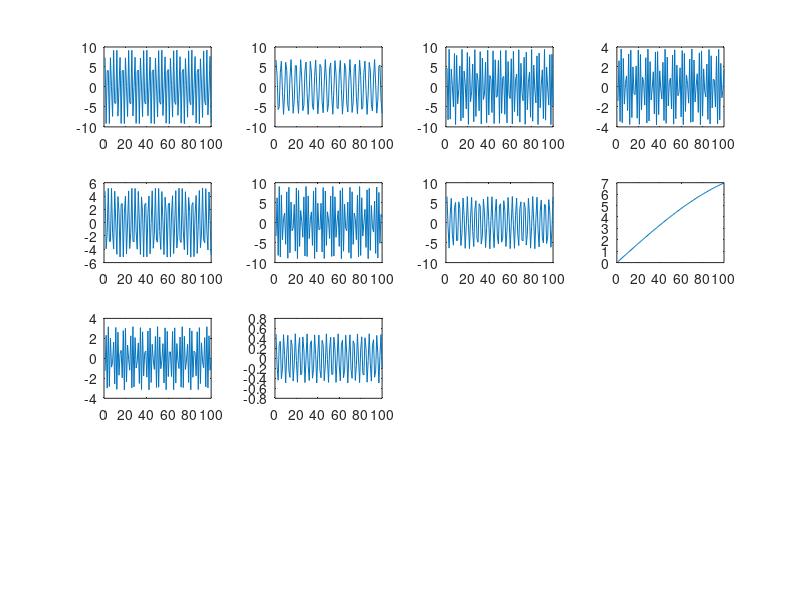
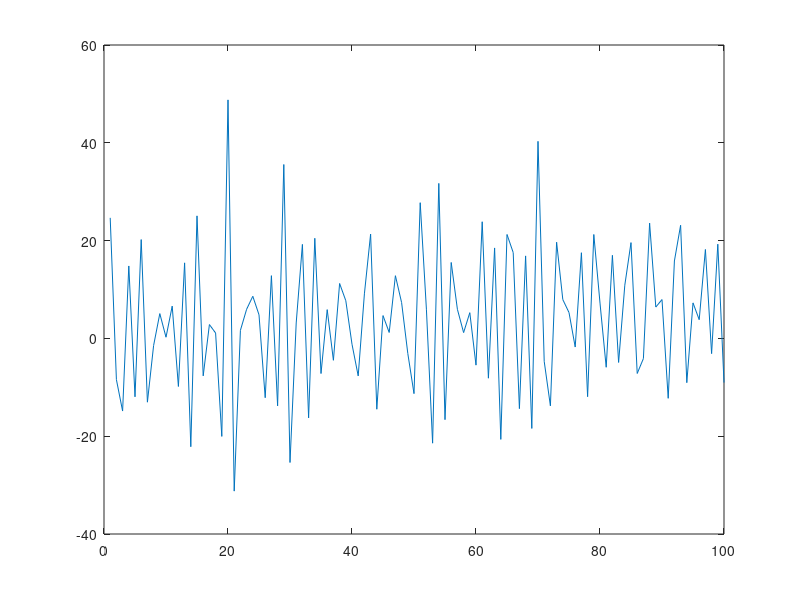

Here is the MATLAB script that generated these plots, in order: (Note: this script raises an error after producing the figures.)
clc, clearvars

sum = zeros(1,100);
n = 10;

angularFrequency =  rand(1,n)*10;
phaseShift = rand(1,n)*5;
phaseShift = zeros(1,n);
amplitude = rand(1,n)*10;

perfectSquare = 1;
while 1 
   
    if (perfectSquare+1)^2 > n
        perfectSquare = perfectSquare+1;
        break
    end
     perfectSquare = perfectSquare+1;
    
    
end
disp(perfectSquare);

figure;

for i=1:n
    x = linspace(1,100);
    y = amplitude(i) * sin(angularFrequency(i) * x + phaseShift(i));
    subplot(perfectSquare,perfectSquare,i);
    plot(x,y);
    sum(1,:) = sum(1,:) + y;
end

figure;
x = linspace(1,100);
plot(x,sum);


reduced = zeros(n,n+1);
reduced(:,1)=1;
reduced(:,n+1) = amplitude;

for i=1:n
    for j=2:n
        if(mod(j,2)==0)
            reduced(i,j) = cos((j/2) * angularFrequency(i));
        else
            reduced(i,j) = sin((j-1)/2 * angularFrequency(i));
        end
    end
end

R = rref(reduced);

constants = R(:,n+1)';

temp = linspace(min(angularFrequency),max(angularFrequency),1000);
y = approx(constants, n, temp);
figure;
plot(temp,y);
hold("on");
plot(angularFrequency,amplitude, '.')




function r = approx(constants, n, space)
    r = zeros(1,length(space)) + constants(1);
    for i=1:n
        if(mod(i,2) == 0)
           r = r + (constants(i) .* cos(i/2 .* space));
        else
           r = r + (constants(i) .* sin((i-1)/2 .* space));
        end
    end
end

%%a
